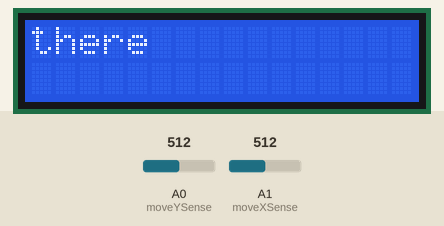
The sketch below on a simulated Arduino Uno, built with avr-gcc and run on an emulated ATmega328P. Parts: 16×2 character LCD. The inputs (shaded band) are chosen by the test bench; at power-on: A0 (moveYSense) = 512, A1 (moveXSense) = 512.

Above: at 0.1 s.
At 3.2 s:
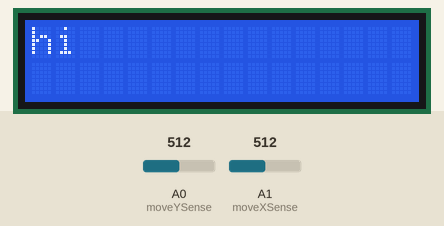

The sketch:

test.ino
```cpp
#include <LiquidCrystal.h>

LiquidCrystal lcd(12, 11, 5, 4, 3, 2);

byte hi[8] = {
  B10101,
  B10101,
  B10101,
  B11101,
  B10101,
  B10101,
  B10101,
};

int moveYSense = A0;
int moveXSense = A1;
int moveY = 0;
int moveX = 0;
int tempertures[] = {0,0,0,0};
String cities[] = {"beit shemmesh","jerusalem","rochester","hollywood fl"};
int counter = 0;
int passiveTimer = 0;

void setup() {

  lcd.createChar(0, hi);
  lcd.begin(16, 2);
  lcd.print("weather");
  /*
  lcd.write(byte(0));
  lcd.print(" there");
  */
}

void loop() {
  moveY = analogRead(moveXSense);
  moveX = analogRead(moveYSense);
  if (passiveTimer == 1000){
    passiveTimer = 0;
    lcd.clear();
    lcd.print("hi");
    delay(1000);
  }
  else{
    passiveTimer ++;
    lcd.clear();
    lcd.print("there");
  }
  /*
  else if(digitalRead(7) == HIGH){
    lcd.clear();
    lcd.print("click");
    delay(1000);
  }
  */
}
```

Measured:
- what the display in image 1 shows lasts 1.0 s, from 3.2 s to 4.2 s
